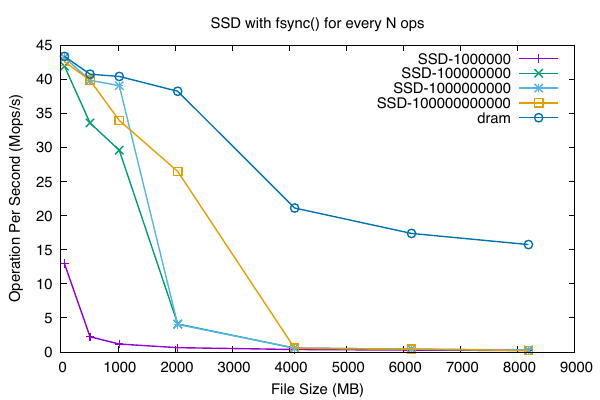

Generate this figure with gnuplot:
set term pdfcairo font ",16" size 6in,4in
set output 'rand-write-fsync.pdf'
fsync_freq=1000000
set xlabel "File Size (MB)"
set ylabel "Operation Per Second (Mops/s)"
set title "SSD with fsync() for every N ops"
plot for [fsync_freq in "1000000 100000000 1000000000 100000000000 10000000000000"] "./results-".fsync_freq."/results/ssd-result.csv" us 1:2 ti "SSD-".fsync_freq w linespoints lw 2, \
	"./results-100000000000/results/dram-result.csv" us 1:2 ti "dram" w linespoints lw 2

set title "HDD with fsync() for every N ops"
plot for [fsync_freq in "1000000 100000000 1000000000 100000000000 10000000000000"] "results-".fsync_freq."/results/hdd-result.csv" us 1:2 ti "HDD-".fsync_freq w linespoints lw 2, \
	"./results-100000000000/results/dram-result.csv" us 1:2 ti "dram" w linespoints lw 2
